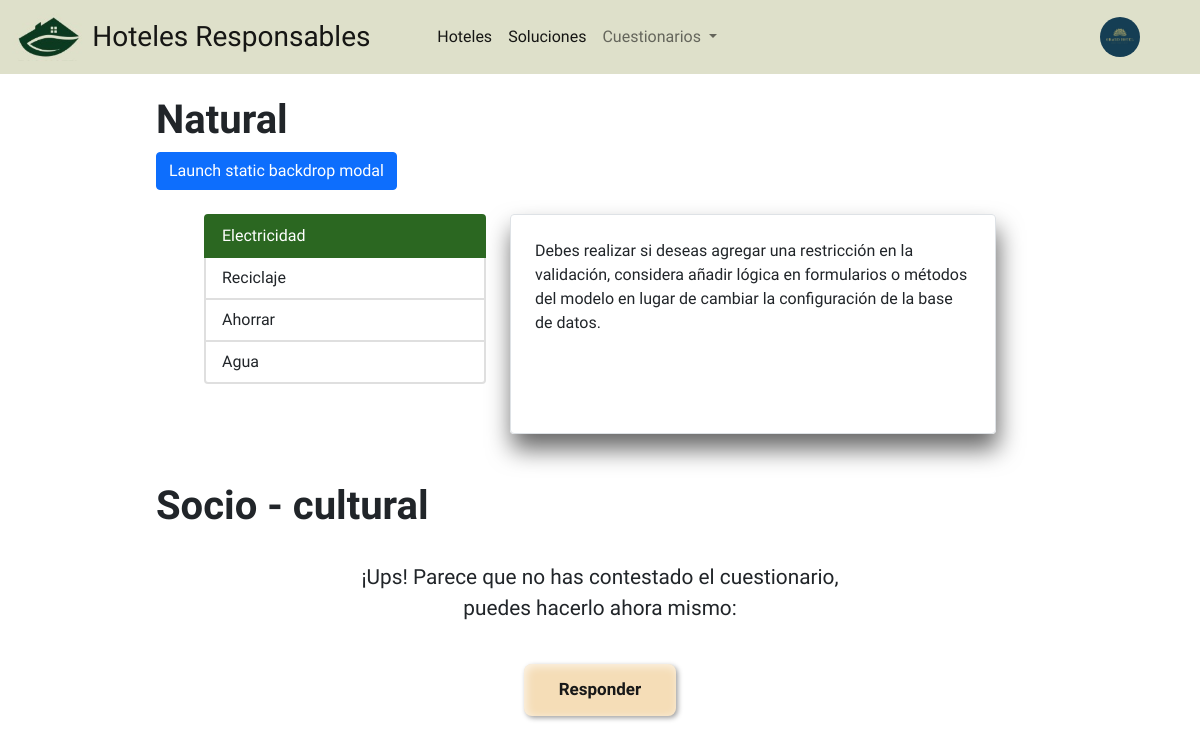
/cuestionarios/soluciones/ (signed in), run on the app's committed database.
### core/models.py (models this page shows)
class Profile(models.Model):
    user = models.OneToOneField(User, on_delete=models.CASCADE)
    hotel_logo = models.ImageField(upload_to=custom_upload_to, null=True, blank=True)
    bio = models.TextField(null=True , blank=True)
    name_hotel = models.TextField(null=True , blank=True)
    address = models.TextField(null=True, blank=True)
    points_natural = models.DecimalField(max_digits=10, decimal_places=2, null=True, blank=True)
    points_eco = models.DecimalField(max_digits=10, decimal_places=2, null=True, blank=True)
    points_socio = models.DecimalField(max_digits=10, decimal_places=2, null=True, blank=True)

### surveys/models.py (models this page shows, shortened)
class Applied_solutions(models.Model):
    user = models.ForeignKey(User, on_delete=models.CASCADE, related_name='user_solutionsApplied')
    solution = models.ForeignKey(Solutions, on_delete=models.CASCADE, related_name='solutions_applied')
    applied = models.BooleanField(default=False)
    evidence = models.ImageField(upload_to=custom_upload_to, null=True, blank=True)
    class Meta:
        verbose_name = "solución aplicada"
        verbose_name_plural = "soluciones aplicadas"

class Solutions(models.Model):
    survey = models.ForeignKey(Survey, on_delete=models.CASCADE, related_name='solutions')
    title_solution = models.TextField(max_length=100, null=True, blank=True, default="Título predeterminado")
    text = models.TextField()
    score_min = models.DecimalField(max_digits=10, decimal_places=2, null=True, blank=True)
    score_max = models.DecimalField(max_digits=10, decimal_places=2, null=True, blank=True)
    class Meta:
        verbose_name = "solución"
        verbose_name_plural = "soluciones"

### surveys/views.py (the view)
# urls.py: path('soluciones/', views.Solutions_view.as_view(), name="solutions"),
class Solutions_view(LoginRequiredMixin, View):
    def get(self, request):
        solutions_natural = Applied_solutions.objects.filter(
            user=request.user,
            solution__survey_id=1
        )
        solutions_socio = Applied_solutions.objects.filter(
            user=request.user,
            solution__survey_id=2
        )
        solutions_eco = Applied_solutions.objects.filter(
            user=request.user,
            solution__survey_id=3
        )
        print(len(solutions_natural))
        context = {'Natural': solutions_natural, 'Eco': solutions_socio, 'Socio': solutions_eco}
        return render(request,'surveys/solutions.html', context=context)

### surveys/templates/surveys/solutions.html (shortened to what this page needs)
{% extends 'core/base.html' %}
{% load static %}
{%block content%}
    <div class="row mt-3 mb-4" style="margin-left: 9rem;">
        <div class="col-3">
            <h1><b>Natural</b></h1>
            <button type="button" class="btn btn-primary" data-bs-toggle="modal" data-bs-target="#staticBackdrop">
                Launch static backdrop modal
            </button>
        </div>
    </div>
    {% if Natural %}
        <div class="row justify-content-center mt-2 mb-4">
            <div class="col-3">
                <div class="list-group" id="list-tab" role="tablist">
                    {% for applied_solution in Natural %}
                        <a class="list-group-item list-group-item-action {% if forloop.first %}active{% endif %}"
                        id="list-{{ applied_solution.id }}-list"
                        data-bs-toggle="list"
                        href="#list-{{ applied_solution.id }}"
                        role="tab"
                        aria-controls="list-{{ applied_solution.id }}">
                            {{ applied_solution.solution.title_solution }}
                        </a>
                    {% endfor %}
                </div>
            </div>
            <div class="col-5 d-flex">
                <div class="tab-content border p-4 rounded flex-fill custom-shadow" id="nav-tabContent">
                    {% for applied_solution in Natural %}
                        <div class="tab-pane fade {% if forloop.first %}show active{% endif %}"
                            id="list-{{ applied_solution.id }}"
                            role="tabpanel"
                            aria-labelledby="list-{{ applied_solution.id }}-list">
                            {{ applied_solution.solution.text }}
                        </div>
                    {% endfor %}
                </div>
            </div>
        </div>
    {% endif %}
    <div class="row mt-5 mb-4" style="margin-left: 9rem;">
        <div class="col-6">
            <h1><b>Socio - cultural</b></h1>
        </div>
    </div>
    {% if Socio %}
        <div class="row justify-content-center mt-2 mb-4">
            <div class="col-3">
                <div class="list-group" id="list-tab" role="tablist">
                    {% for applied_solution in Socio %}
                        <a class="list-group-item list-group-item-action {% if forloop.first %}active{% endif %}"
                        id="list-{{ applied_solution.id }}-list"
                        data-bs-toggle="list"
                        href="#list-{{ applied_solution.id }}"
                        role="tab"
                        aria-controls="list-{{ applied_solution.id }}">
                            {{ applied_solution.solution.title_solution }}
                        </a>
                    {% endfor %}
                </div>
            </div>
            <div class="col-5 d-flex">
                <div class="tab-content border p-3 rounded flex-fill custom-shadow" id="nav-tabContent">
                    {% for applied_solution in Socio %}
                        <div class="tab-pane fade {% if forloop.first %}show active{% endif %}"
                            id="list-{{ applied_solution.id }}"
                            role="tabpanel"
                            aria-labelledby="list-{{ applied_solution.id }}-list">
                            {{ applied_solution.solution.text }}
                        </div>
                    {% endfor %}
                </div>
            </div>
        </div>
    {% else %}
        <div class="row justify-content-center mt-2 mb-4">
            <div class="col-5 text-center" style="font-size: 1.3rem;">
                ¡Ups! Parece que no has contestado el cuestionario, puedes hacerlo ahora mismo:
                <br>
                <a href="{% url 'surveys:socio-cultural_survey' %}" style="text-decoration: none;">
                    <button style="margin-top: 2.5rem;" class="button-survey">
                        Responder
                    </button>
                </a>
            </div>
        </div>
    {% endif %}
{% endblock %}

### core/templates/core/base.html (shortened to what this page needs)
<!DOCTYPE html>
<html lang="es">
<head>
    {% load static %}
    <link rel="stylesheet" href="https://cdn.jsdelivr.net/npm/bootstrap-icons@1.11.3/font/bootstrap-icons.min.css">
    <link rel="stylesheet" href="{% static 'css/bootstrap.min.css' %}">
</head>
<body>
    <nav class="navbar navbar-light navbar-expand-lg fixed-top" style="background-color: #DEE0CA;">
        <div class="container-fluid">
            <a class="navbar-brand d-flex align-items-center" href="{% url 'core:home' %}">
                <img src="{% static 'img/icon_ecoH.jpeg' %}" width="18%" class="d-inline-block align-text-top">
                <h3 class="ms-2 mb-0">Hoteles Responsables</h3>
            </a>
            <div class="collapse navbar-collapse" id="navbarSupportedContent">
                <ul class="navbar-nav me-auto mb-2 mb-lg-0">
                    <li class="nav-item">
                        <a class="nav-link active" aria-current="page" href="{% url 'core:home' %}">Hoteles</a>
                    </li>
                    <li class="nav-item">
                        <a class="nav-link active" aria-current="page" href="{% url 'surveys:solutions' %}">Soluciones</a>
                    </li>
                    <li class="nav-item dropdown">
                        <a class="nav-link dropdown-toggle" aria-current="page" href="#" id="navbarDropdown" role="button" data-bs-toggle="dropdown" aria-expanded="false">
                            Cuestionarios
                        </a>
                    </li>
                </ul>
                <div class="d-flex" style="margin-right: 2rem;">
                    <div class="dropdown">
                        <a class="navbar-brand d-flex" href="#" id="userDropdown" data-bs-toggle="dropdown" aria-expanded="false">
                            {% if request.user.is_authenticated %}
                                {% if request.user.profile.hotel_logo %}
                                    <img
                                        src="{{request.user.profile.hotel_logo.url}}"
                                        class="img-fluid rounded-circle"
                                        style="width: 40px; height: 40px; object-fit: cover;"
                                        alt="Hotel Logo">
                                {% else %}
                                    <img
                                        src="{% static 'img/no-icon.png' %}"
                                        class="img-fluid rounded-circle"
                                        style="width: 40px; height: 40px; object-fit: cover;"
                                        alt="Default Logo">
                                {% endif %}
                            {% else %}
                                <span><i class="bi bi-person-circle fs-2"></i></span>
                            {% endif %}
                        </a>
                    </div>
                </div>
            </div>
        </div>
    </nav>
    {% block content %}{% endblock %}
</body>
</html>

### core/templates/core/base.html (style rules this page uses)
body { font-family: 'Aptos', sans-serif; padding-top: 5rem; }

### surveys/templates/surveys/solutions.html (style rules this page uses)
.button-survey { position: relative; padding: 13px 35px; background: #f5ddb7; font-size: 17px; font-weight: 900; color: #181818; border: none; border-radius: 8px; box-shadow: 2px 2px 5px #18181869, inset 2px 2px 10px #ffffffb0; transition: all .3s ease-in-out; }
.list-group-item.active { background-color: #2B6721; color: white; border-color: #2B6721; }
.custom-shadow { box-shadow: 2px 15px 25px rgba(0, 0, 0, 0.6); }
.list-group-item { border-width: 2px; }
.col-5.d-flex { min-height: 220px; }

### data on the page
Applied_solutions: solution.title_solution "Electricidad", solution.text "Debes realizar si deseas agregar una restricción en la validación, considera añadir lógica en formularios o métodos del modelo en lugar de cambiar la configuración de la base de datos."
Applied_solutions: solution.title_solution "Reciclaje"
Applied_solutions: solution.title_solution "Ahorrar"
Applied_solutions: solution.title_solution "Agua"
